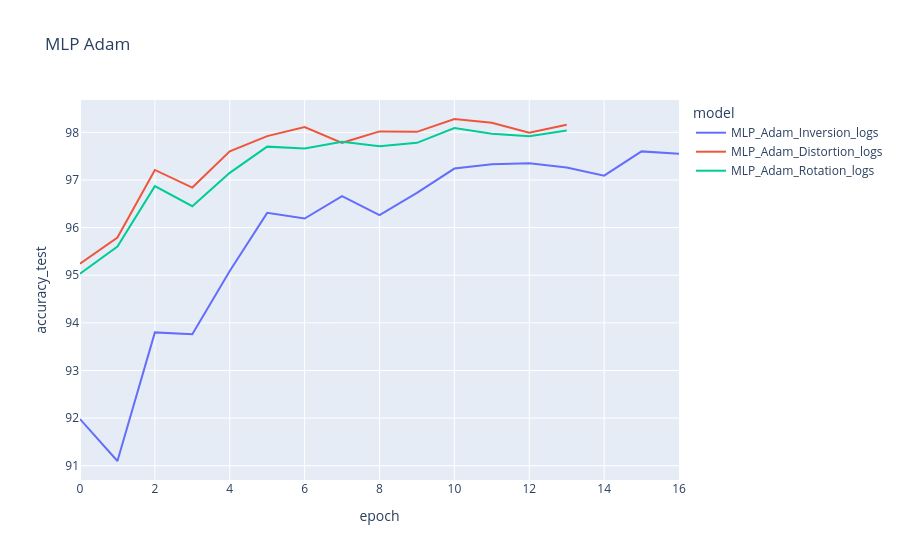

Notebook code for this chart:
### Code cell
frames = []
for name, table in mlp_data_col.items():
    if "Adam" in name:
        frames.append(
            pd.DataFrame({
                'epoch': table['epoch'],
                'accuracy_test': table['accuracy_test'],
                'model': name
            })
        )

fig = px.line(pd.concat(frames), x="epoch", y="accuracy_test", color="model", title="MLP Adam")
fig.show()

### Figure 1 — Plotly figure (JSON) as saved in the notebook; plotly's stock layout.template omitted (floating-point values rounded to 4 significant figures)
{"data": [{"hovertemplate": "model=MLP_Adam_Inversion_logs<br>epoch=%{x}<br>accuracy_test=%{y}<extra></extra>", "legendgroup": "MLP_Adam_Inversion_logs", "line": {"color": "#636efa", "dash": "solid"}, "marker": {"symbol": "circle"}, "mode": "lines", "name": "MLP_Adam_Inversion_logs", "orientation": "v", "showlegend": true, "type": "scatter", "x": [0, 1, 2, 3, 4, 5, 6, 7, 8, 9, 10, 11, 12, 13, 14, 15, 16], "xaxis": "x", "y": [91.98, 91.1, 93.8, 93.76, 95.09, 96.31, 96.19, 96.66, 96.26, 96.73, 97.24, 97.33, 97.35, 97.26, 97.09, 97.6, 97.55], "yaxis": "y"}, {"hovertemplate": "model=MLP_Adam_Distortion_logs<br>epoch=%{x}<br>accuracy_test=%{y}<extra></extra>", "legendgroup": "MLP_Adam_Distortion_logs", "line": {"color": "#EF553B", "dash": "solid"}, "marker": {"symbol": "circle"}, "mode": "lines", "name": "MLP_Adam_Distortion_logs", "orientation": "v", "showlegend": true, "type": "scatter", "x": [0, 1, 2, 3, 4, 5, 6, 7, 8, 9, 10, 11, 12, 13], "xaxis": "x", "y": [95.24, 95.79, 97.21, 96.84, 97.6, 97.92, 98.11, 97.78, 98.02, 98.01, 98.28, 98.2, 97.99, 98.16], "yaxis": "y"}, {"hovertemplate": "model=MLP_Adam_Rotation_logs<br>epoch=%{x}<br>accuracy_test=%{y}<extra></extra>", "legendgroup": "MLP_Adam_Rotation_logs", "line": {"color": "#00cc96", "dash": "solid"}, "marker": {"symbol": "circle"}, "mode": "lines", "name": "MLP_Adam_Rotation_logs", "orientation": "v", "showlegend": true, "type": "scatter", "x": [0, 1, 2, 3, 4, 5, 6, 7, 8, 9, 10, 11, 12, 13], "xaxis": "x", "y": [95.03, 95.6, 96.87, 96.45, 97.15, 97.7, 97.66, 97.8, 97.71, 97.78, 98.09, 97.97, 97.92, 98.04], "yaxis": "y"}], "layout": {"legend": {"title": {"text": "model"}, "tracegroupgap": 0}, "title": {"text": "MLP Adam"}, "xaxis": {"anchor": "y", "domain": [0, 1], "title": {"text": "epoch"}}, "yaxis": {"anchor": "x", "domain": [0, 1], "title": {"text": "accuracy_test"}}}}
